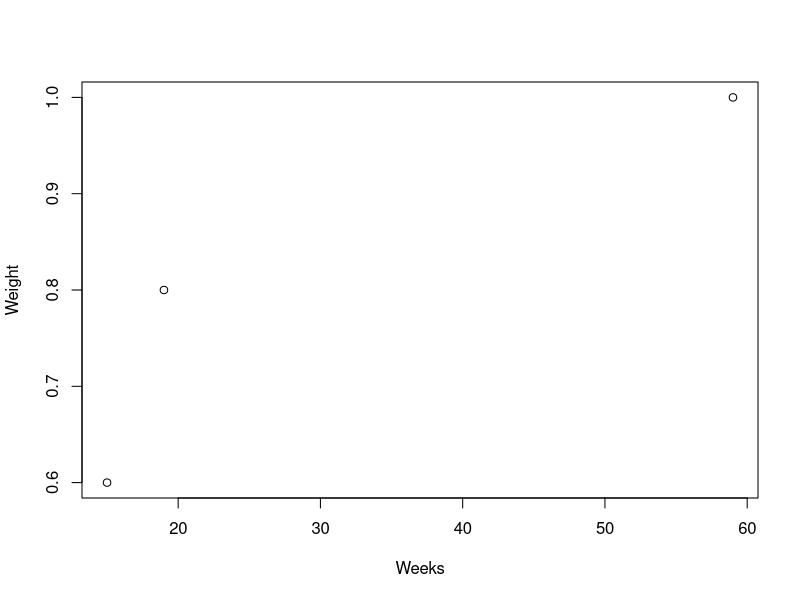
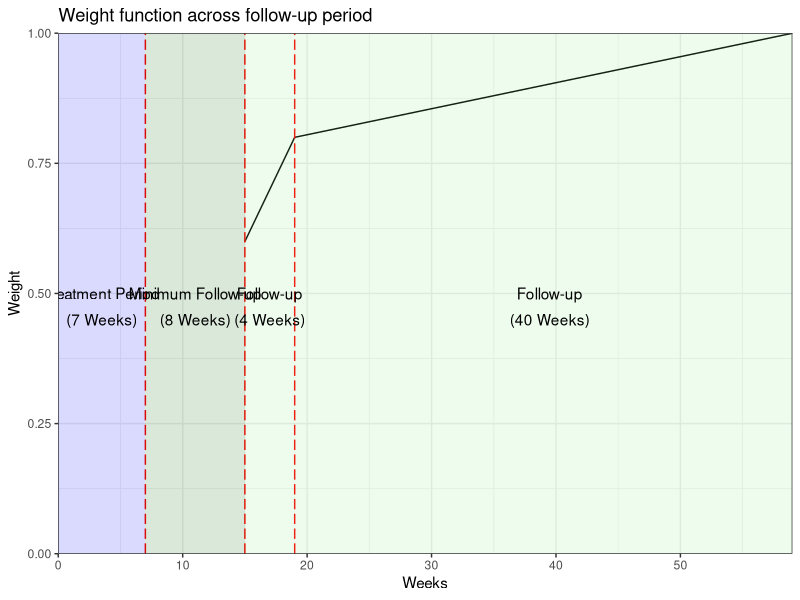

Write R code to recreate these figures, in order.

# Plot of the weight function. 
Weight <- c(0.6,0.8,1)
Weeks <- c(8+7,12+7,52+7)
plot(Weeks, Weight)
library(ggplot2)

data <- data.frame(Weight, Weeks)

ggplot(data, aes(x = Weeks, y = Weight))+
  geom_line() +
  geom_vline(xintercept = 7, linetype = 'longdash', col = 'red') +
  geom_vline(xintercept = 15, linetype = 'longdash', col = 'red') +
  geom_vline(xintercept = 19, linetype = 'longdash', col = 'red') +
  geom_rect(aes(xmin=0, xmax=7, ymin=0, ymax=1), alpha = 0.05, fill = 'blue')+
  geom_rect(aes(xmin=7, xmax=15, ymin=0, ymax=1), alpha = 0.05, fill = 'darkgreen')+
  geom_rect(aes(xmin=15, xmax=59, ymin=0, ymax=1), alpha = 0.05, fill = 'lightgreen')+
  scale_x_continuous(expand = c(0, 0)) + 
  scale_y_continuous(expand = c(0, 0)) +
  annotate('text', x =3.5 , y = 0.5, label = 'Treatment Period')+
  annotate('text', x =3.5 , y = 0.45, label = '(7 Weeks)')+
  annotate('text', x =11 , y = 0.5, label = 'Minimum Follow-up')+
  annotate('text', x =11 , y = 0.45, label = '(8 Weeks)')+
  annotate('text', x =17 , y = 0.5, label = 'Follow-up')+
  annotate('text', x =17 , y = 0.45, label = '(4 Weeks)')+
  annotate('text', x =39.5 , y = 0.5, label = 'Follow-up')+
  annotate('text', x =39.5 , y = 0.45, label = '(40 Weeks)')+
  ggtitle('Weight function across follow-up period')+
  theme_bw()
  

